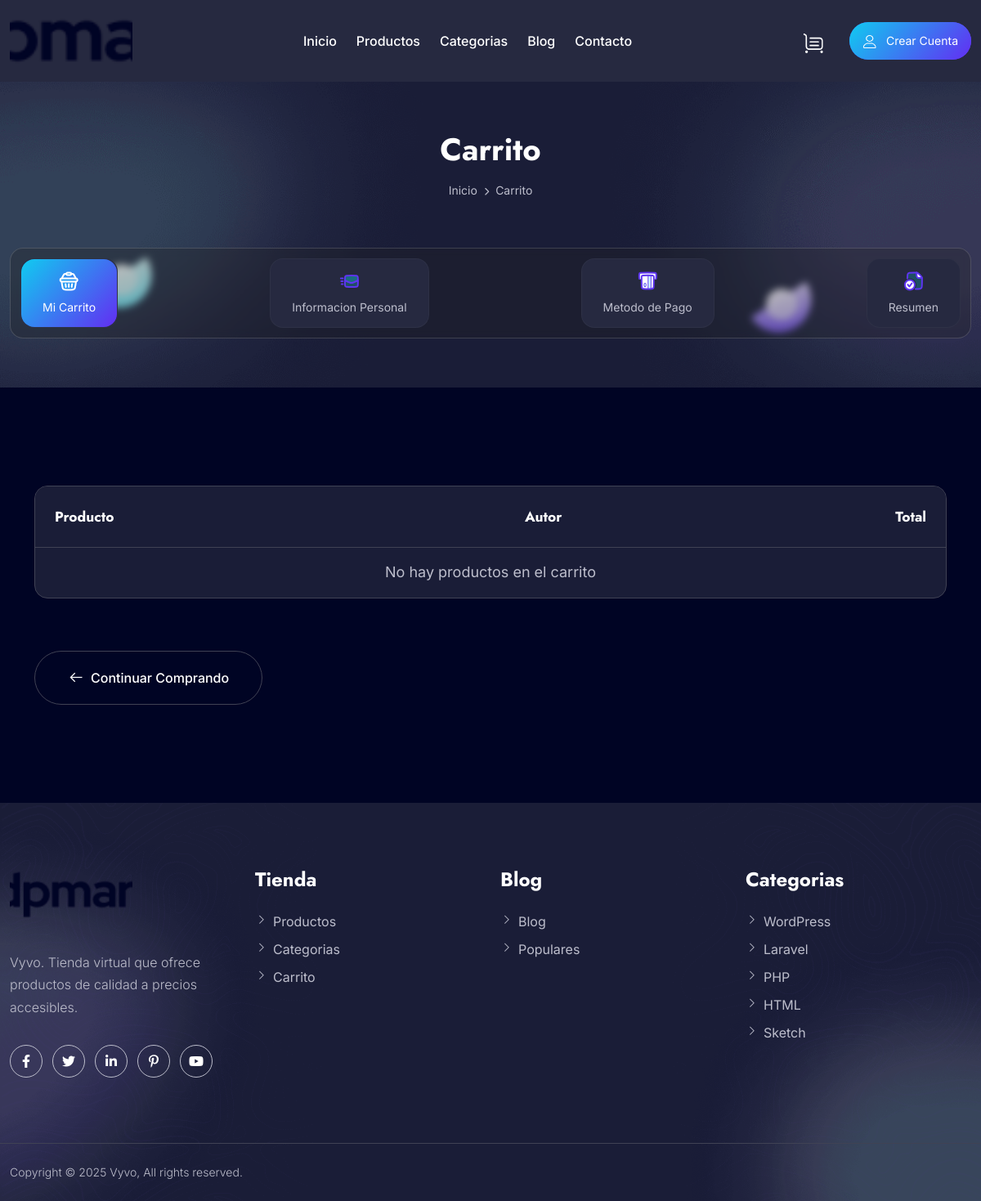
Page /cart/ on the committed database.
### apps/shop/models.py (models this page shows, shortened)
class Category(models.Model):
    name = models.CharField(max_length=100)
    icon = models.ImageField(upload_to='categories_icons/')
    image = models.ImageField(upload_to='categories_images/', null=True, blank=True)
    created_at = models.DateTimeField(auto_now_add=True)

### apps/shop/views.py (the view)
# urls.py: path('cart/', CartView.as_view(), name='cart'),
class CartView(TemplateView):
    template_name = "cart.html"
    def get_context_data(self, **kwargs):
        context = super().get_context_data(**kwargs)
        cart = self.request.session.get('cart', [])
        context['products'] = Product.objects.filter(id__in=cart)
        return context

### apps/shop/context_processors.py (called while the page is built)
def get_categories(request):
    categories = Category.objects.all()[:5]
    return {'categories_footer': categories}

### apps/shop/templates/cart.html (shortened to what this page needs)
{% extends 'base.html' %}
{% load static %}
{% block content %}
<section class="breadcrumb breadcrumb-four padding-static-y-60 section-bg position-relative z-index-1 overflow-hidden">
    <img src="{% static 'assets/images/gradients/breadcrumb-gradient-bg.png' %}" alt="" class="bg--gradient">
    <img src="{% static 'assets/images/shapes/element-moon3.png' %}" alt="" class="element one">
    <img src="{% static 'assets/images/shapes/element-moon1.png' %}" alt="" class="element three">
    <div class="container container-two">
        <div class="row justify-content-center">
            <div class="col-lg-12">
                <div class="breadcrumb-four-content">
                    <h3 class="breadcrumb-four-content__title text-center mb-3 text-capitalize">Carrito</h3>
                    <ul class="breadcrumb-list flx-align justify-content-center gap-2 mb-2">
                        <li class="breadcrumb-list__item font-14 text-body">
                            <a href="{% url 'pages:index' %}" class="breadcrumb-list__link text-body hover-text-main">Inicio</a>
                        </li>
                        <li class="breadcrumb-list__item font-14 text-body">
                            <span class="breadcrumb-list__icon font-10"><i class="fas fa-chevron-right"></i></span>
                        </li>
                        <li class="breadcrumb-list__item font-14 text-body">
                            <span class="breadcrumb-list__text">Carrito</span>
                        </li>
                    </ul>
                    <ul class="process-list">
                        <li class="process-list__item activePage">
                            <a href="#" class="process-list__link">
                                <div class="icons">
                                    <span class="icon white"><img src="{% static 'assets/images/icons/process-white1.svg' %}" alt=""></span>
                                </div>
                                <span class="text">Mi Carrito</span>
                            </a>
                        </li>
                        <li class="process-list__item ">
                            <a href="#" class="process-list__link">
                                <div class="icons">
                                    <span class="icon colored"><img src="{% static 'assets/images/icons/process2.svg' %}" alt=""></span>
                                </div>
                                <span class="text">Informacion Personal</span>
                            </a>
                        </li>
                        <li class="process-list__item ">
                            <a href="#" class="process-list__link">
                                <div class="icons">
                                    <span class="icon colored"><img src="{% static 'assets/images/icons/process3.svg' %}" alt=""></span>
                                </div>
                                <span class="text">Metodo de Pago</span>
                            </a>
                        </li>
                        <li class="process-list__item">
                            <a href="#" class="process-list__link">
                                <div class="icons">
                                    <span class="icon colored"><img src="{% static 'assets/images/icons/process4.svg' %}" alt=""></span>
                                </div>
                                <span class="text">Resumen</span>
                            </a>
                        </li>
                    </ul>
                </div>
            </div>
        </div>
    </div>
</section>
<div class="cart padding-y-120">
    <div class="container">
        <div class="cart-content">
            <div class="table-responsive">
                <table class="table style-two">
                    <thead>
                      <tr>
                        <th>Producto</th>
                        <th>Autor</th>
                        <th>Total</th>
                      </tr>
                    </thead>
                    <tbody id="cart-items">
                        {% for product in products %}
                        <tr>
                            <td>
                                <div class="cart-item">
                                    <div class="d-flex align-items-center gap-3">
                                        <div class="cart-item__thumb">
                                            <a href="{% url 'shop:product' product.slug %}" class="link">
                                                <img src="{{ product.get_featured_image }}" alt="" class="cover-img">
                                            </a>
                                        </div>
                                        <div class="cart-item__content">
                                            <h6 class="cart-item__title font-heading fw-700 text-capitalize font-18 mb-4"> <a href="{% url 'shop:product' product.slug %}" class="link">{{ product.name }}</a></h6>
                                            <span class="cart-item__price font-18 text-heading fw-500">Category: <span class="text-body font-14">{{ product.category.name }}</span></span>
                                        </div>
                                    </div>
                                    <div class="flx-align gap-4 mt-3 mt-lg-4">
                                        <button type="button" class="rounded-btn delete-btn text-danger hover-text-decoration-underline btn-delete" data-product-id="{{ product.id }}">Eliminar</button>
                                    </div>
                                </div>
                            </td>
                            <td>
                                <span class="cart-item__totalPrice text-body font-18 fw-400 mb-0">{{ product.creator.username }}</span>
                            </td>
                            <td>
                                <span class="cart-item__totalPrice text-body font-18 fw-400 mb-0">${{ product.price }}</span>
                            </td>
                        </tr>
                        {% empty %}
                        <tr>
                            <td colspan="4" class="text-center">
                                <p class="font-18 text-body">No hay productos en el carrito</p>
                            </td>
                        </tr>
                        {% endfor %}
                    </tbody>
                </table>
            </div>
            <div class="cart-content__bottom flx-between gap-2">
                <a href="javascript:void(0);" class="btn btn-outline-light flx-align gap-2 pill btn-lg">
                    <span class="icon line-height-1 font-20"><i class="las la-arrow-left"></i></span>
                    Continuar comprando
                </a>
            </div>
        </div>
    </div>
</div>
{% endblock content %}

### templates/includes/footer.html (shortened to what this page needs)
{% load static %}
<footer class="footer-two section-bg position-relative z-index-1 overflow-hidden">
    <img src="{% static 'assets/images/gradients/footer-gradient-bg.png' %}" alt="" class="bg--gradient">
    <img src="{% static 'assets/images/shapes/footer-pattern1.png' %}" alt=""
        class="position-absolute end-0 top-0 z-index--1">
    <img src="{% static 'assets/images/shapes/footer-pattern2.png' %}" alt=""
        class="position-absolute start-0 top-0 z-index--1">
    <div class="footer-inner padding-y-120">
        <div class="container container-two">
            <div class="row gy-5">
                <div class="col-xl-3 col-sm-6">
                    <div class="footer-widget">
                        <div class="footer-widget__logo">
                            <a href="index.html">
                                <img src="{% static 'assets/images/logo.png' %}" alt=""
                                    class="dark-version" style="width: 150px; height: 250px; object-fit: cover;">
                            </a>
                        </div>
                        <p class="footer-widget__desc">Vyvo. Tienda virtual que ofrece productos de calidad a precios accesibles.</p>
                        <div class="footer-widget__social">
                            <ul class="social-icon-list">
                                <li class="social-icon-list__item">
                                    <a href="https://www.facebook.com" class="social-icon-list__link flx-center"><i
                                            class="fab fa-facebook-f"></i></a>
                                </li>
                                <li class="social-icon-list__item">
                                    <a href="https://www.twitter.com" class="social-icon-list__link flx-center"> <i
                                            class="fab fa-twitter"></i></a>
                                </li>
                                <li class="social-icon-list__item">
                                    <a href="https://www.linkedin.com" class="social-icon-list__link flx-center"> <i
                                            class="fab fa-linkedin-in"></i></a>
                                </li>
                                <li class="social-icon-list__item">
                                    <a href="https://www.pinterest.com" class="social-icon-list__link flx-center">
                                        <i class="fab fa-pinterest-p"></i></a>
                                </li>
                                <li class="social-icon-list__item">
                                    <a href="https://www.pinterest.com" class="social-icon-list__link flx-center">
                                        <i class="fab fa-youtube"></i></a>
                                </li>
                            </ul>
                        </div>
                    </div>
                </div>
                <div class="col-xl-2 col-sm-6 col-xs-6">
                    <div class="footer-widget">
                        <h5 class="footer-widget__title">Tienda</h5>
                        <ul class="footer-lists">
                            <li class="footer-lists__item"><a href="{% url 'shop:products' %}"
                                    class="footer-lists__link">Productos </a></li>
                            <li class="footer-lists__item"><a href="javascript:void(0)"
                                    class="footer-lists__link">Categorias</a></li>
                            <li class="footer-lists__item"><a href="javascript:void(0)"
                                    class="footer-lists__link">Carrito</a></li>
                        </ul>
                    </div>
                </div>
                <div class="col-xl-1 d-xl-block d-none"></div>
                <div class="col-xl-3 col-sm-6 col-xs-6">
                    <div class="footer-widget">
                        <h5 class="footer-widget__title">Blog </h5>
                        <ul class="footer-lists">
                            <li class="footer-lists__item"><a href="javascript:void(0)"
                                    class="footer-lists__link">Blog </a></li>
                            <li class="footer-lists__item"><a href="javascript:void(0)"
                                    class="footer-lists__link">Populares</a></li>
                        </ul>
                    </div>
                </div>
                <div class="col-xl-3 col-sm-6 col-xs-6">
                    <div class="footer-widget">
                        <h5 class="footer-widget__title">Categorias</h5>
                        <ul class="footer-lists">
                            {% for category in categories_footer %}
                            <li class="footer-lists__item"><a href="{% url 'shop:products' %}?category={{ category.id }}"
                                    class="footer-lists__link">{{ category.name }}</a></li>
                            {% endfor %}
                        </ul>
                    </div>
                </div>
            </div>
        </div>
    </div>
    <div class="bottom-footer-two">
        <div class="container container-two">
            <div class="bottom-footer__inner flx-between gap-3">
                <p class="bottom-footer__text font-14"> Copyright &copy; 2025 Vyvo, All rights reserved.</p>
            </div>
        </div>
    </div>
</footer>

### rows in the picture
Category: name "WordPress"
Category: name "Laravel"
Category: name "PHP"
Category: name "HTML"
Category: name "Sketch"
